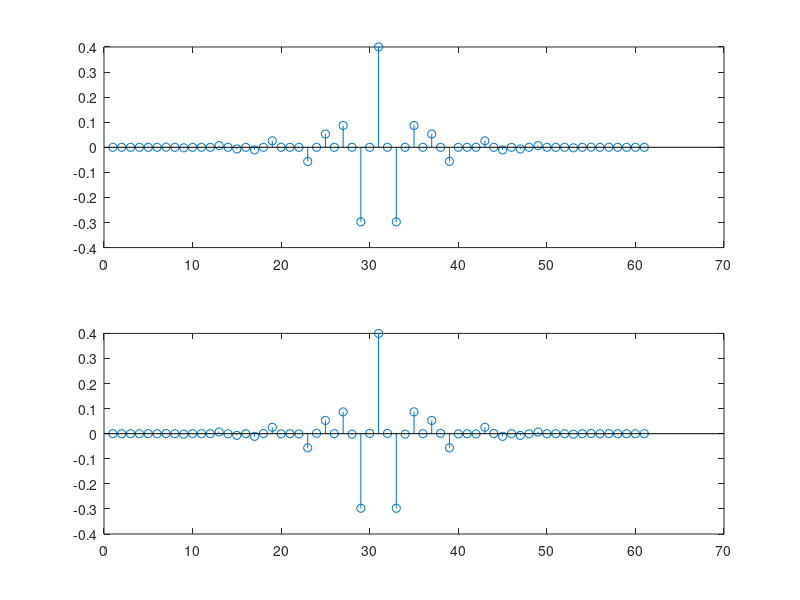

This figure's MATLAB source: (Note: this script raises an error after producing the figure.)
%%% For Hann and Hamming windows, we use M=40
%%% For Blackman window, M is 60
M=60;

%%% Window type can be Hann, Hamming or Blackman
wn = blackman(M+1);

%%% 1st way: multiply the ideal impulse response 
%%% with the appropiate window
n = linspace(0, M, M+1);
hideal1 = -0.3 * sinc(0.3*(n-(M/2)));
hideal2 = 0.7 * sinc(0.7*(n-(M/2)));

hideal = hideal1 + hideal2;
hideal = hideal';
hfir = hideal .* wn;

f1 = figure;

subplot(2, 1, 1)
stem(hfir)

%%% 2nd way: using fir1 command
subplot(2, 1, 2)
stem(fir1(M, [0.3, 0.7], wn))

%%% For the A3 question
fvtool(fir1(M, [0.3, 0.7], wn))
